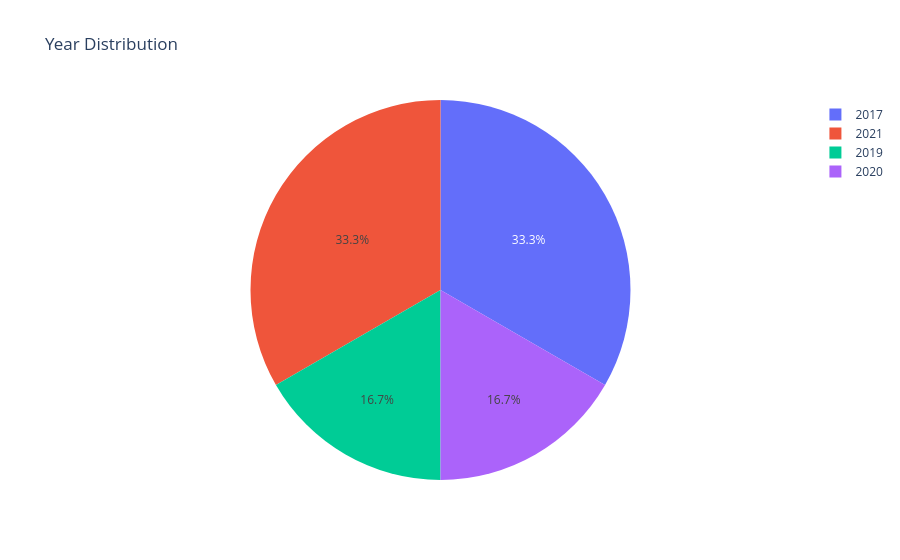

Notebook source saved alongside this figure:
### Code cell
import plotly.express as px

fig = px.pie(
    values=df1["grade"],
    names=df1.index,
    title="Year Distribution"
)

fig.show()

### Figure 1 — Plotly figure (JSON) as saved in the notebook; plotly's stock layout.template omitted (floating-point values rounded to 4 significant figures)
{"data": [{"domain": {"x": [0, 1], "y": [0, 1]}, "hovertemplate": "label=%{label}<br>value=%{value}<extra></extra>", "labels": ["2017", "2019", "2020", "2021"], "legendgroup": "", "name": "", "showlegend": true, "type": "pie", "values": [2, 1, 1, 2]}], "layout": {"legend": {"tracegroupgap": 0}, "title": {"text": "Year Distribution"}}}
